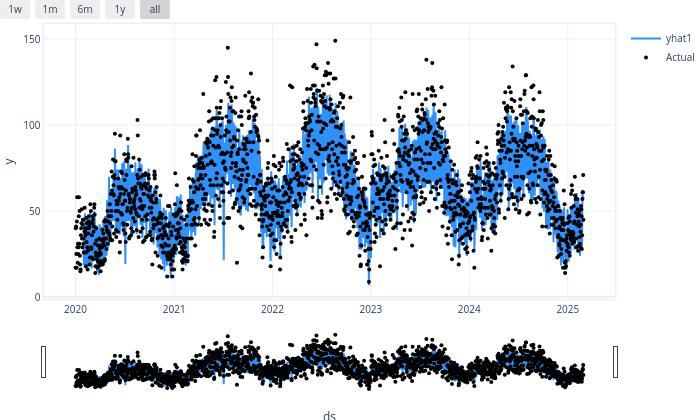

Notebook code for this chart:
### Markdown cell above
## Plots and Evaluation of the Model

### Code cell
model.plot(forecast)

### Figure 1 — Plotly figure (JSON) as saved in the notebook; plotly's stock layout.template omitted (floating-point values rounded to 4 significant figures; data arrays with more than 128 entries replaced by an {"elided": "..."} marker saying what was removed)
{"data": [{"fill": "none", "line": {"color": "rgba(45, 146, 255, 1.0)", "width": 2}, "mode": "lines", "name": "yhat1", "type": "scatter", "x": {"elided": "1886 str values"}, "y": {"elided": "1886 float values"}}, {"marker": {"color": "black", "size": 4}, "mode": "markers", "name": "Actual", "type": "scatter", "x": {"elided": "1886 str values"}, "y": {"elided": "1886 int values"}}], "layout": {"autosize": true, "font": {"size": 10}, "height": 420, "hovermode": "x unified", "margin": {"b": 0, "l": 0, "pad": 0, "r": 10, "t": 10}, "showlegend": true, "title": {"font": {"size": 12}}, "width": 700, "xaxis": {"linewidth": 1.5, "mirror": true, "rangeselector": {"buttons": [{"count": 7, "label": "1w", "step": "day", "stepmode": "backward"}, {"count": 1, "label": "1m", "step": "month", "stepmode": "backward"}, {"count": 6, "label": "6m", "step": "month", "stepmode": "backward"}, {"count": 1, "label": "1y", "step": "year", "stepmode": "backward"}, {"step": "all"}]}, "rangeslider": {"visible": true}, "showline": true, "title": {"text": "ds"}, "type": "date"}, "yaxis": {"linewidth": 1.5, "mirror": true, "showline": true, "title": {"text": "y"}}}}
